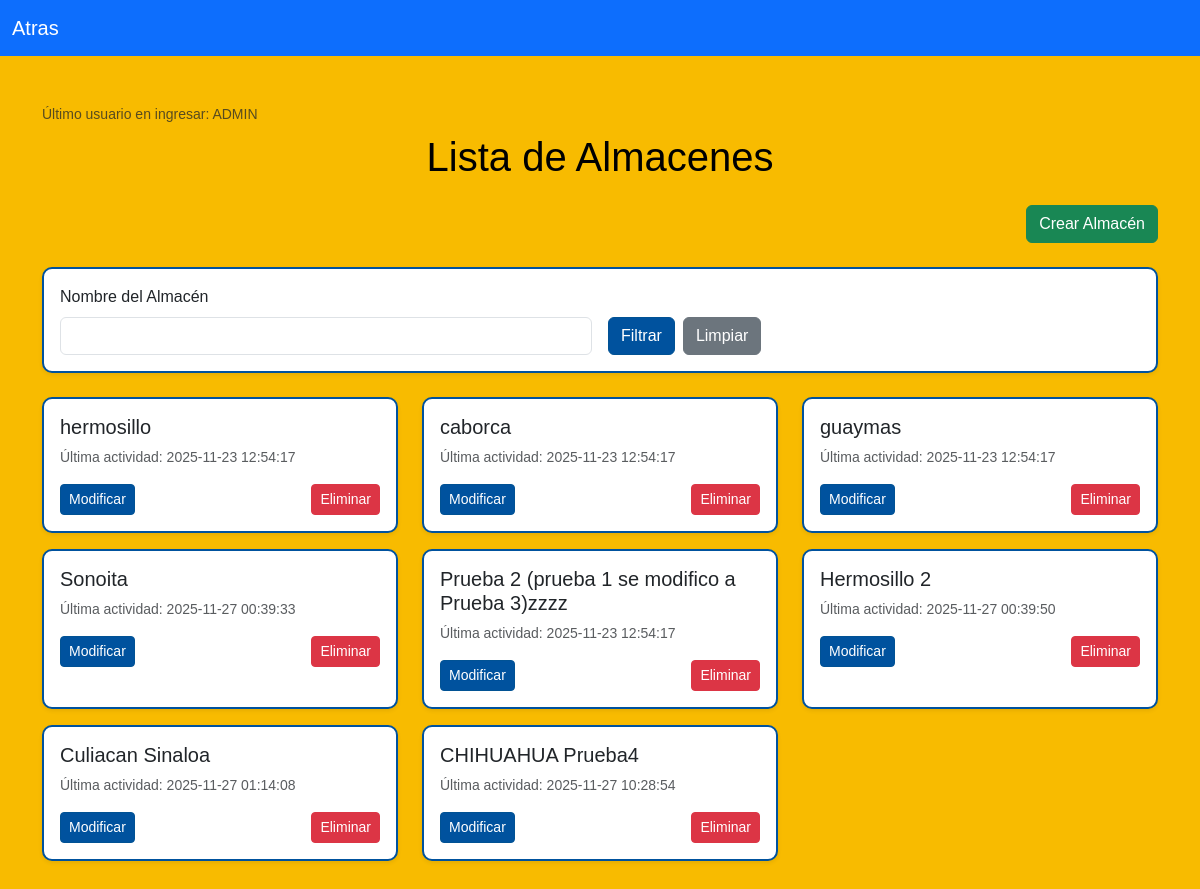
The app's page /almacenes (signed in) with its own data.
### tables this page shows
CREATE TABLE usuarios (
        id INTEGER PRIMARY KEY AUTOINCREMENT,
        usuario TEXT NOT NULL,
        pass TEXT NOT NULL,
        cargo TEXT NOT NULL
    , fecha_hora_ultimo_inicio TEXT);

CREATE TABLE almacenes (
    id INTEGER PRIMARY KEY,
    nombre TEXT NOT NULL
, ultimo_usuario TEXT, ultima_modificacion TEXT, fecha_hora_creacion TEXT);

### login.py (the view)
@app.route('/almacenes')
def vista_almacenes():
    mensaje = ""
    filtro_nombre = request.args.get('nombre', '').strip()
    try:
        conexion = sqlite3.connect('ConexionBD/InventarioBD_2.db')
        cursor = conexion.cursor()
        consulta = "SELECT * FROM almacenes WHERE 1=1"
        parametros = []
        if filtro_nombre:
            consulta += " AND nombre LIKE ?"
            parametros.append(f"%{filtro_nombre}%")
        cursor.execute(consulta, parametros)
        almacenes = cursor.fetchall()
        try:
            cursor.execute(
                "SELECT usuario FROM usuarios ORDER BY fecha_hora_ultimo_inicio DESC LIMIT 1")
            resultado_usuario = cursor.fetchone()
            if resultado_usuario:
                ultimo_usuario = resultado_usuario[0]
            else:
                ultimo_usuario = ""
        except sqlite3.Error:
            ultimo_usuario = ""
        ultima_modificacion = ""
        conexion.close()
        mensaje = "Conexión a la BD - Almacenes exitosa"
    except sqlite3.Error as e:
        almacenes = []
        ultimo_usuario = ""
        ultima_modificacion = ""
        mensaje = f"Error al conectar a la BD - Almacenes: {e}"
    return render_template('almacenes.html',
                           almacenes=almacenes,
                           mensaje=mensaje,
                           ultimo_usuario=ultimo_usuario,
                           ultima_modificacion=ultima_modificacion,
                           cargo=session.get('cargo'))

### templates/almacenes.html (shortened to what this page needs)
<!DOCTYPE html>
<html lang="es">
<head>
    <link href="https://cdn.jsdelivr.net/npm/bootstrap@5.3.3/dist/css/bootstrap.min.css" rel="stylesheet">
    <link rel="stylesheet" href="{{ url_for('static', filename='css/invmx.css') }}">
</head>
<body>
    <nav class="navbar navbar-expand-lg navbar-dark bg-primary">
        <div class="container-fluid">
            <a class="navbar-brand" href="{{ url_for('home') }}">Atras</a>
        </div>
    </nav>
    <div class="container py-5">
        <div class="mb-2 text-start text-muted small">
            Último usuario en ingresar: {{ ultimo_usuario }} <br>
        </div>
        <h1 class="mb-4 text-center">Lista de Almacenes</h1>
        {% if cargo == 'ADMIN' or cargo == 'ALMACENES' %}
        <div class="mb-4 text-end">
            <a href="{{ url_for('crear_almacen') }}" class="btn btn-success">Crear Almacén</a>
        </div>
        {% endif %}
        <form method="GET" action="{{ url_for('vista_almacenes') }}" class="mb-4 card p-3 shadow-sm">
            <div class="row g-3 align-items-end">
                <div class="col-md-6">
                    <label for="filtro_nombre" class="form-label">Nombre del Almacén</label>
                    <input type="text" id="filtro_nombre" name="nombre" class="form-control"
                        value="{{ request.args.get('nombre', '') }}">
                </div>
                <div class="col-md-6 d-flex gap-2 mt-4">
                    <button type="submit" class="btn btn-primary">Filtrar</button>
                    <a href="{{ url_for('vista_almacenes') }}" class="btn btn-secondary">Limpiar</a>
                </div>
            </div>
        </form>
        <div class="row">
            {% for almacen in almacenes %}
            <div class="col-md-4 mb-3">
                <div class="card h-100 shadow-sm">
                    <div class="card-body">
                        <h5 class="card-title">{{ almacen[1] }}</h5>
                        <p class="card-text text-muted small">
                            Última actividad: {{ almacen[3] if almacen[3] else 'Sin actividad' }}
                        </p>
                        {% if cargo == 'ADMIN' or cargo == 'ALMACENES' %}
                        <div class="d-flex justify-content-between mt-3">
                            <a href="{{ url_for('modificar_almacen', almacen_id=almacen[0]) }}"
                                class="btn btn-primary btn-sm">Modificar</a>
                            <form action="{{ url_for('eliminar_almacen', almacen_id=almacen[0]) }}" method="POST"
                                onsubmit="return confirm('¿Desea eliminar este almacén?');">
                                <button type="submit" class="btn btn-danger btn-sm">Eliminar</button>
                            </form>
                        </div>
                        {% endif %}
                    </div>
                </div>
            </div>
            {% endfor %}
        </div>
    </div>
</body>
</html>

### static/css/invmx.css (style rules this page uses)
:root { --azul-unison: #00529e; --azul-oscuro-unison: #015294; --dorado-unison: #f8bb00; --dorado-oscuro-unison: #d99e30; --texto-claro: #ffffff; --fondo-claro: #f8bb00; }
body { background-color: var(--fondo-claro) !important; color: #000 !important; font-family: Arial, sans-serif; }
.navbar { background-color: var(--azul-unison); color: var(--texto-claro); }
.navbar a { color: var(--texto-claro); text-decoration: none; }
.btn-primary { background-color: var(--azul-unison); border-color: var(--azul-oscuro-unison); color: var(--texto-claro); }
.card { border: 2px solid var(--azul-unison); border-radius: 10px; }
input, select, textarea { border: 1px solid var(--azul-unison); border-radius: 5px; }

### records on screen
usuarios: usuario "ADMIN"
almacenes: nombre "hermosillo", ultima_modificacion "2025-11-23 12:54:17"
almacenes: nombre "caborca", ultima_modificacion "2025-11-23 12:54:17"
almacenes: nombre "guaymas", ultima_modificacion "2025-11-23 12:54:17"
almacenes: nombre "Sonoita", ultima_modificacion "2025-11-27 00:39:33"
almacenes: nombre "Prueba 2 (prueba 1 se modifico a Prueba 3)zzzz", ultima_modificacion "2025-11-23 12:54:17"
almacenes: nombre "Hermosillo 2", ultima_modificacion "2025-11-27 00:39:50"
almacenes: nombre "Culiacan Sinaloa", ultima_modificacion "2025-11-27 01:14:08"
almacenes: nombre "CHIHUAHUA Prueba4", ultima_modificacion "2025-11-27 10:28:54"
